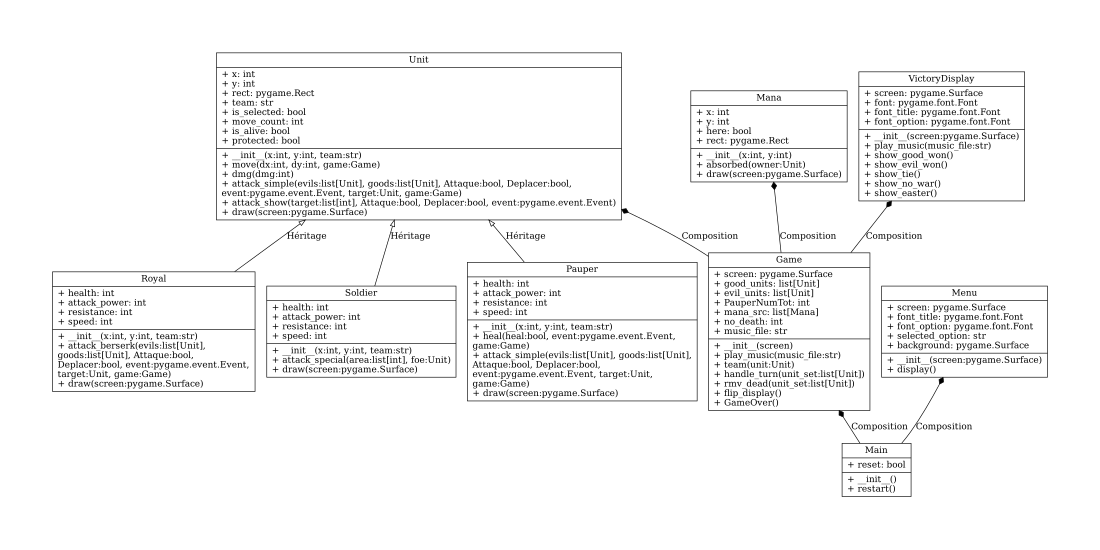

The Python source for this figure:
from graphviz import Digraph

"""
    Dans ce fichier réside le diagramme UML du projet. Pour le visualiser, exécuter ce fichier.
"""

# Création du diagramme UML
uml = Digraph(format='pdf')
uml.attr(rankdir='BT', size='10,10')

# Définition des classes principales
uml.node("Game", '''{
{Game} |
{+ screen: pygame.Surface\\l+ good_units: list[Unit]\\l+ evil_units: list[Unit]\\l+ PauperNumTot: int\\l+ mana_src: list[Mana]\\l+ no_death: int\\l+ music_file: str\\l} |
{+ __init__(screen)\\l+ play_music(music_file:str)\\l+ team(unit:Unit)\\l+ handle_turn(unit_set:list[Unit])\\l+ rmv_dead(unit_set:list[Unit])\\l+ flip_display()\\l+ GameOver()\\l}
}''', shape='record')

uml.node("Main", '''{
{Main} |
{+ reset: bool\\l} |
{+ __init__()\\l+ restart()\\l}
}''', shape='record')

uml.node("Mana", '''{
{Mana} |
{+ x: int\\l+ y: int\\l+ here: bool\\l+ rect: pygame.Rect\\l} |
{+ __init__(x:int, y:int)\\l+ absorbed(owner:Unit)\\l+ draw(screen:pygame.Surface)\\l}
}''', shape='record')

uml.node("Menu", '''{
{Menu} |
{+ screen: pygame.Surface\\l+ font_title: pygame.font.Font\\l+ font_option: pygame.font.Font\\l+ selected_option: str\\l+ background: pygame.Surface\\l} |
{+ __init__(screen:pygame.Surface)\\l+ display()\\l}
}''', shape='record')

uml.node("Unit", '''{
{Unit} |
{+ x: int\\l+ y: int\\l+ rect: pygame.Rect\\l+ team: str\\l+ is_selected: bool\\l+ move_count: int\\l+ is_alive: bool\\l+ protected: bool\\l} |
{+ __init__(x:int, y:int, team:str)\\l+ move(dx:int, dy:int, game:Game)\\l+ dmg(dmg:int)\\l+ attack_simple(evils:list[Unit], goods:list[Unit], Attaque:bool, Deplacer:bool,\\levent:pygame.event.Event, target:Unit, game:Game)\\l+ attack_show(target:list[int], Attaque:bool, Deplacer:bool, event:pygame.event.Event)\\l+ draw(screen:pygame.Surface)\\l}
}''', shape='record')

uml.node("Royal", '''{
{Royal} |
{+ health: int\\l+ attack_power: int\\l+ resistance: int\\l+ speed: int\\l} |
{+ __init__(x:int, y:int, team:str)\\l+ attack_berserk(evils:list[Unit],\\lgoods:list[Unit], Attaque:bool,\\lDeplacer:bool, event:pygame.event.Event,\\ltarget:Unit, game:Game)\\l+ draw(screen:pygame.Surface)\\l}
}''', shape='record')

uml.node("Soldier", '''{
{Soldier} |
{+ health: int\\l+ attack_power: int\\l+ resistance: int\\l+ speed: int\\l} |
{+ __init__(x:int, y:int, team:str)\\l+ attack_special(area:list[int], foe:Unit)\\l+ draw(screen:pygame.Surface)\\l}
}''', shape='record')

uml.node("Pauper", '''{
{Pauper} |
{+ health: int\\l+ attack_power: int\\l+ resistance: int\\l+ speed: int\\l} |
{+ __init__(x:int, y:int, team:str)\\l+ heal(heal:bool, event:pygame.event.Event,\\lgame:Game)\\l+ attack_simple(evils:list[Unit], goods:list[Unit],\\lAttaque:bool, Deplacer:bool,\\levent:pygame.event.Event, target:Unit,\\lgame:Game)\\l+ draw(screen:pygame.Surface)\\l}
}''', shape='record')

uml.node("VictoryDisplay", '''{
{VictoryDisplay} |
{+ screen: pygame.Surface\\l+ font: pygame.font.Font\\l+ font_title: pygame.font.Font\\l+ font_option: pygame.font.Font\\l} |
{+ __init__(screen:pygame.Surface)\\l+ play_music(music_file:str)\\l+ show_good_won()\\l+ show_evil_won()\\l+ show_tie()\\l+ show_no_war()\\l+ show_easter()\\l}
}''', shape='record')


# Relations entre les classes
uml.edge('Royal', 'Unit', label='Héritage', arrowhead='empty')
uml.edge('Soldier', 'Unit', label='Héritage', arrowhead='empty')
uml.edge('Pauper', 'Unit', label='Héritage', arrowhead='empty')

uml.edge('Game', 'Unit', label='Composition', arrowhead='diamond')
uml.edge('Game', 'Mana', label='Composition', arrowhead='diamond')
uml.edge('Game', 'VictoryDisplay', label='Composition', arrowhead='diamond')

uml.edge('Main', 'Menu', label='Composition', arrowhead='diamond')
uml.edge('Main', 'Game', label='Composition', arrowhead='diamond')

# Génération du fichier et ouverture
uml.render("UML")
